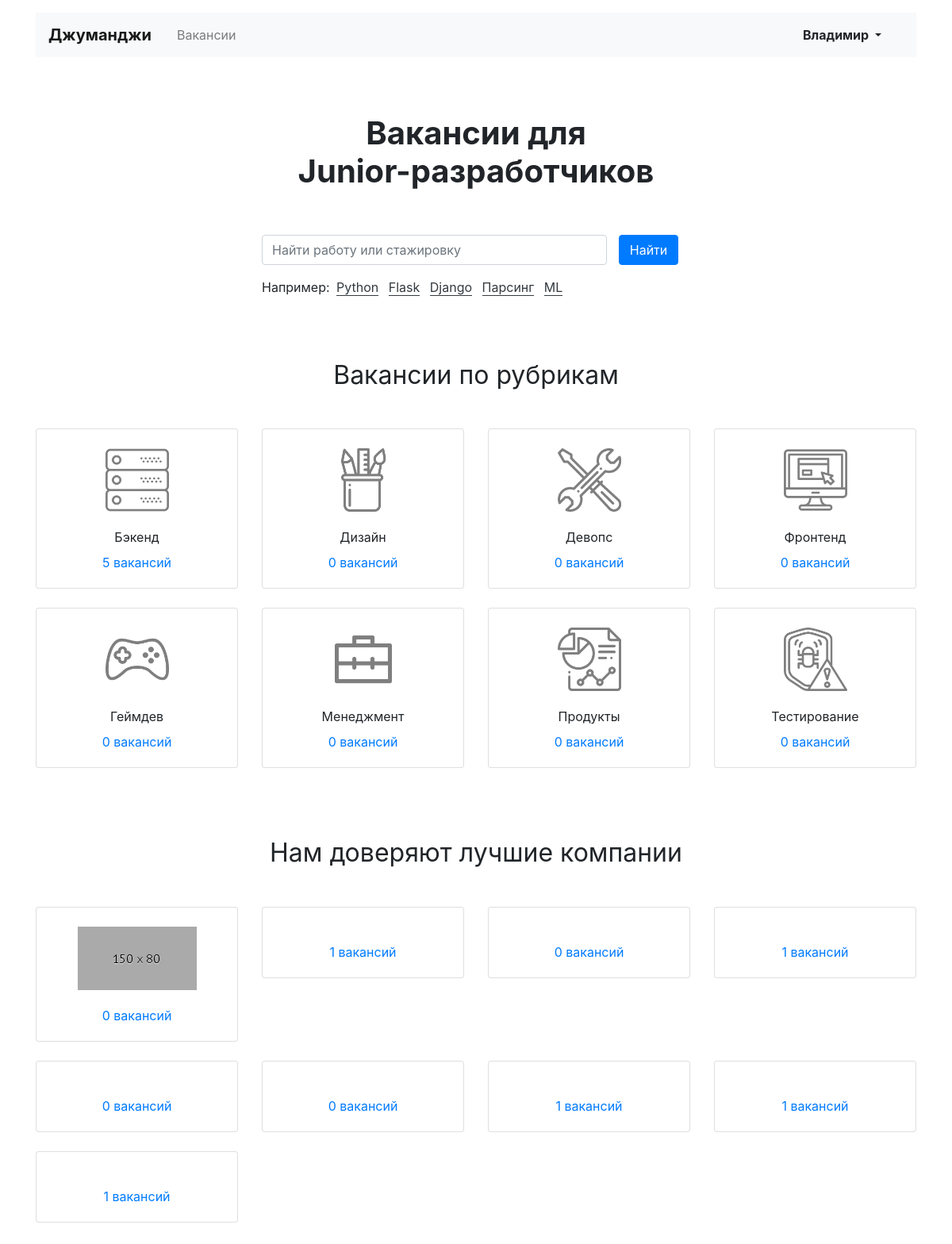
The app's page / (signed in) with its own data.
### job/models.py (models this page shows, shortened)
class Specialty(models.Model):
    code = models.CharField(primary_key=True, max_length=20)
    title = models.CharField(max_length=40)
    picture = models.ImageField(upload_to=MEDIA_SPECIALITY_IMAGE_DIR, default='150x150.gif')

class Company(models.Model):
    com_id = models.AutoField(primary_key=True, db_column='id')
    name = models.CharField(max_length=32)
    location = models.CharField(max_length=32)
    logo = models.ImageField(upload_to=MEDIA_COMPANY_IMAGE_DIR, default='150x80.gif')
    description = models.CharField(max_length=264)
    employee_count = models.PositiveIntegerField()
    owner = models.OneToOneField(User, on_delete=models.CASCADE, related_name='companies')

### job/views/public.py (the view)
# urls.py: path('', MainView.as_view(), name='main'),
class MainView(TemplateView):
    template_name = 'index.html'
    def get_context_data(self, **kwargs):
        context = super().get_context_data(**kwargs)
        context['spec_vacancies_count'] = Specialty.objects.annotate(vacancy_count=Count('vacancies'))
        context['companies_vacancies_count'] = Company.objects.annotate(vacancy_count=Count('vacancies'))
        return context

### templates/index.html (shortened to what this page needs)
{% extends 'base.html' %}
{% block content %}
  <section>
    <h1 class="h1 text-center mx-auto mt-4 py-5"><strong>Вакансии для <br>Junior-разработчиков</strong></h1>
    <div class="row">
      <div class="col-12 col-md-8 col-lg-6 offset-lg-3 offset-md-2">
        <form class="form-inline mb-3" enctype="multipart/form-data">
          <div class="form-group col-8 col-md-10 pl-0">
            <input class="form-control w-100" type="search" placeholder="Найти работу или стажировку" aria-label="Найти работу или стажировку">
          </div>
          <div class="form-group col-4 col-md-2 pl-0">
            <button class="btn btn-primary w-100" type="submit">Найти</button>
          </div>
        </form>
        <p>Например:
          <a href="#" class="text-dark border-bottom border-dark m-1 text-decoration-none">Python</a>
          <a href="#" class="text-dark border-bottom border-dark m-1 text-decoration-none">Flask</a>
          <a href="#" class="text-dark border-bottom border-dark m-1 text-decoration-none">Django</a>
          <a href="#" class="text-dark border-bottom border-dark m-1 text-decoration-none">Парсинг</a>
          <a href="#" class="text-dark border-bottom border-dark m-1 text-decoration-none">ML</a>
        </p>
      </div>
    </div>
  </section>
  <section class="mt-5 pt-3">
    <h2 class="h2 font-weight-normal text-center mb-5">Вакансии по рубрикам</h2>
    <div class="row mb-0">
      {% for spec in spec_vacancies_count %}
      <div class="col-6 col-md-6 col-lg-3">
        <div class="card pt-4 text-center mb-4">
          <img class="mx-auto d-block" src="{{ MEDIA_URL }}{{ spec.picture }}" width="80" height="80" alt="">
          <div class="card-body">
            <p class="card-text mb-2">{{ spec.title }}</p>
            <p class="card-text"><a href="/vacancies/cat/{{ spec.code }}/">{{ spec.vacancy_count }} вакансий</a></p>
          </div>
        </div>
      </div>
      {% endfor %}
    </div>
  </section>
  <section class="my-5 pt-3">
    <h2 class="h2 font-weight-normal text-center mb-5">Нам доверяют лучшие компании</h2>
    <div class="row mb-0">
      {% for company in companies_vacancies_count %}
      <div class="col-6 col-md-6 col-lg-3">
        <div class="card pt-4 text-center mb-4">
          <a href="/companies/{{ company.com_id }}/" style="max-width: 150px;" class="mx-auto d-block">
            <img class="mx-auto d-block mw-100" src="{{ MEDIA_URL }}{{ company.logo }}" alt="">
          </a>
          <div class="card-body">
            <p class="card-text"><a href="/companies/{{ company.com_id }}/">{{ company.vacancy_count }} вакансий</a></p>
          </div>
        </div>
      </div>
      {% endfor %}
    </div>
  </section>
{% endblock %}

### templates/base.html (shortened to what this page needs)
<!DOCTYPE html>
<html lang="ru">
<head>
  <link rel="stylesheet" href="https://stackpath.bootstrapcdn.com/bootstrap/4.3.1/css/bootstrap.min.css">
</head>
<body>
  <header class="container mt-3">
    <nav class="navbar navbar-expand-lg navbar-light bg-light">
      <a class="navbar-brand mr-4 font-weight-bold" href="{% url 'main' %}">Джуманджи</a>
      <div class="collapse navbar-collapse justify-content-between" id="navbarNav">
        <ul class="navbar-nav col-10">
          <li class="nav-item">
            <a class="nav-link" href="{% url 'vacancies' %}">Вакансии</a>
          </li>
        </ul>
        <ul class="navbar-nav col-2 justify-content-end">
          <li class="nav-item active">
            {% if user.is_authenticated %}
            <div class="btn-group">
              <button type="button" class="btn dropdown-toggle font-weight-bold" data-toggle="dropdown" aria-haspopup="true" aria-expanded="false">
                {{ user.first_name }} {{ user.last_name }}
              </button>
            </div>
            {% else %}
            <a href="{% url 'login' %}" class="nav-link font-weight-bold">Вход</a>
            {% endif %}
          </li>
        </ul>
      </div>
    </nav>
  </header>
  <main class="container mt-3">
    {% block content %}
    {% endblock %}
  </main>
</body>
</html>

### records on screen
Specialty: picture (picture), title "Бэкенд", vacancy_count "5"
Specialty: picture (picture), title "Дизайн", vacancy_count "0"
Specialty: picture (picture), title "Девопс", vacancy_count "0"
Specialty: picture (picture), title "Фронтенд", vacancy_count "0"
Specialty: picture (picture), title "Геймдев", vacancy_count "0"
Specialty: picture (picture), title "Менеджмент", vacancy_count "0"
Specialty: picture (picture), title "Продукты", vacancy_count "0"
Specialty: picture (picture), title "Тестирование", vacancy_count "0"
Company: logo (picture), vacancy_count "0"
Company: vacancy_count "1"
Company: vacancy_count "0"
Company: vacancy_count "1"
Company: vacancy_count "0"
Company: vacancy_count "0"
Company: vacancy_count "1"
Company: vacancy_count "1"
Company: vacancy_count "1"

### other values on screen
{{ user.first_name }} "Владимир"
